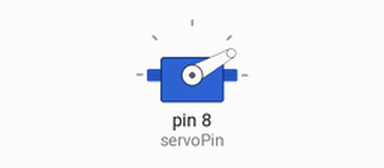
Bench run of a sketch on a simulated Arduino Uno, built with avr-gcc and run on an emulated ATmega328P. Shown: servo.

Above: at 0.7 s.
At 1.6 s:
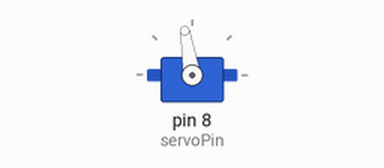
At 2.8 s:
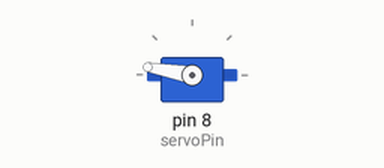
At 5.1 s:
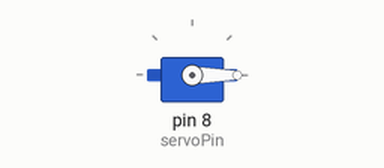
Timing chart, 0 to 6.6 s (numbered marks = the images above):
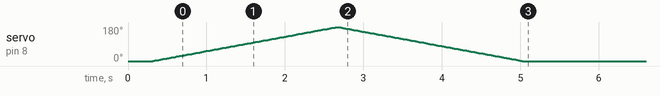

The sketch:

Hazel_food_dispenser.ino
```cpp
#include <Servo.h>

Servo myServo;

const int servoPin = 8;
const int stepDelay = 13;   // controls speed - lower = faster

void setup() {
  myServo.attach(servoPin);
  myServo.write(0);
  delay(300);

  // rotate 0 -> 180
  for (int pos = 0; pos <= 180; pos++) {
    myServo.write(pos);
    delay(stepDelay);
  }

  // rotate 180 -> 0
  for (int pos = 180; pos >= 0; pos --) {
    myServo.write(pos);
    delay(stepDelay);
  }
}

void loop() {
  // intentionally empty - nothing repeats
}
```
